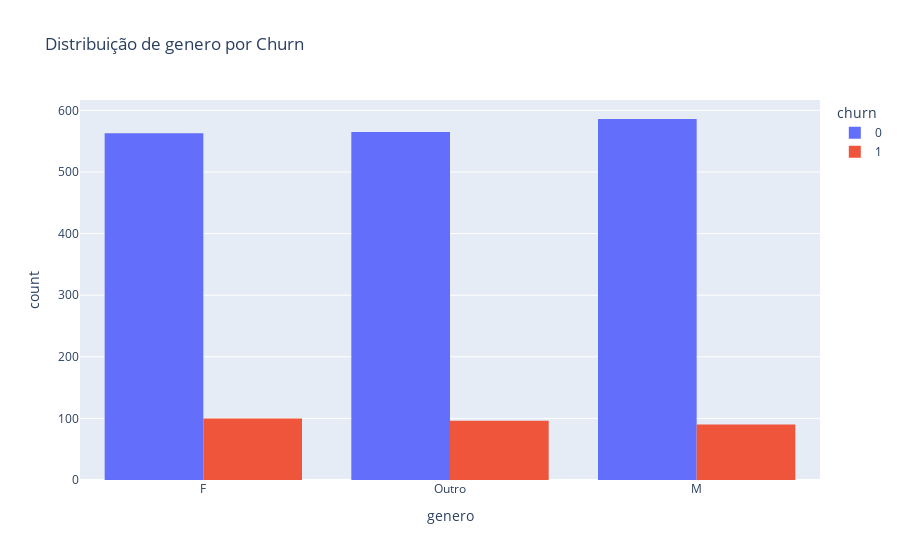

Source (notebook cell):
### Code cell
# Gráficos de Barras para variáveis categóricas vc Churn
for col in col_cat:
    fig = px.histogram(df_employees, x=col, color='churn', barmode='group',
                       title=f'Distribuição de {col} por Churn')
    fig.show()

### Figure 1 — Plotly figure (JSON) as saved in the notebook; plotly's stock layout.template omitted (floating-point values rounded to 4 significant figures; data arrays with more than 128 entries replaced by an {"elided": "..."} marker saying what was removed)
{"data": [{"alignmentgroup": "True", "bingroup": "x", "hovertemplate": "churn=0<br>genero=%{x}<br>count=%{y}<extra></extra>", "legendgroup": "0", "marker": {"color": "#636efa", "pattern": {"shape": ""}}, "name": "0", "offsetgroup": "0", "orientation": "v", "showlegend": true, "type": "histogram", "x": {"elided": "1714 str values"}, "xaxis": "x", "yaxis": "y"}, {"alignmentgroup": "True", "bingroup": "x", "hovertemplate": "churn=1<br>genero=%{x}<br>count=%{y}<extra></extra>", "legendgroup": "1", "marker": {"color": "#EF553B", "pattern": {"shape": ""}}, "name": "1", "offsetgroup": "1", "orientation": "v", "showlegend": true, "type": "histogram", "x": {"elided": "286 str values"}, "xaxis": "x", "yaxis": "y"}], "layout": {"barmode": "group", "legend": {"title": {"text": "churn"}, "tracegroupgap": 0}, "title": {"text": "Distribuição de genero por Churn"}, "xaxis": {"anchor": "y", "domain": [0, 1], "title": {"text": "genero"}}, "yaxis": {"anchor": "x", "domain": [0, 1], "title": {"text": "count"}}}}
